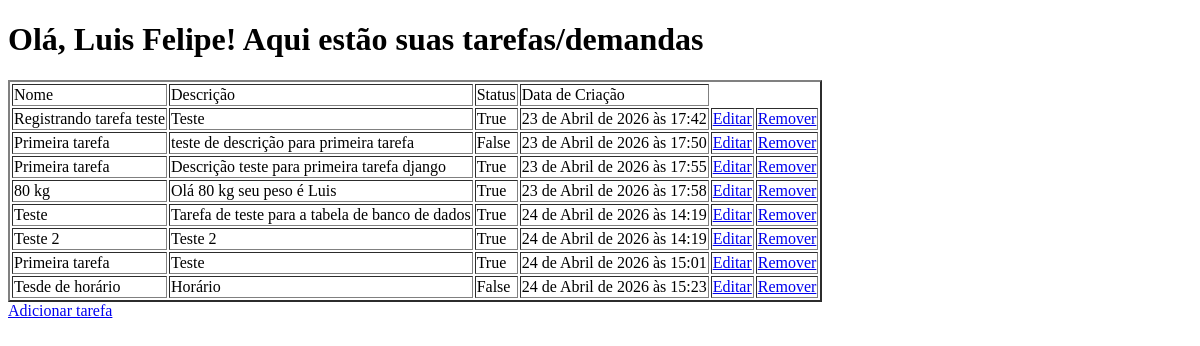
Page /tarefas/ on the earlier database version.
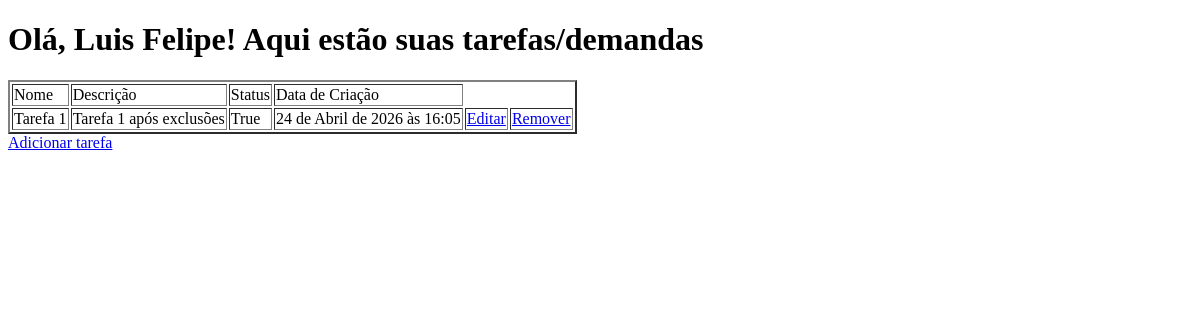
Same page on the later database version.
### tarefas/models.py (models this page shows, shortened)
class tarefaModel(models.Model): #precisa herdar de models.Model para ser reconhecida como um modelo do Django
    nome = models.CharField(max_length=100) #campo de texto com limite de 100 caracteres
    descricao = models.TextField(null = True, blank = True) #campo de texto não obrigatório
    concluido = models.BooleanField(default=False) #campo booleano para indicar se a tarefa foi concluída ou não
    data_criacao = models.DateTimeField(auto_now_add=True) #campo de data e hora que é preenchido automaticamente com a data e hora atual quando a tarefa é criada

### tarefas/views.py (the view)
# urls.py: path('', views.tarefas_home, name='home'),
def tarefas_home(request):
    contexto = {
        "nome" : "Luis Felipe",
        "tarefas": tarefaModel.objects.all() #consulta ao banco de dados para obter todas as tarefas cadastradas e passar para o template HTML
    }
    return render(request, 'tarefas/home.html', contexto)

### templates/tarefas/home.html (shortened to what this page needs)
<!DOCTYPE html>
<html lang="pt-br">
    <head>
        <link rel="stylesheet" href="">
    </head>
    <body>
        <h1>Olá, {{ nome }}! Aqui estão suas tarefas/demandas</h1>
        <table border="2">
            <thead>
               <td>Nome</td>
               <td>Descrição</td>
               <td>Status</td>
               <td>Data de Criação</td>
            </thead>
            <tbody>
                {% for tarefa in tarefas%}
                    <tr>
                        <td>{{ tarefa.nome }}</td>
                        <td>{{ tarefa.descricao }}</td>
                        <td>{{ tarefa.concluido }}</td>
                        <td>{{ tarefa.data_criacao }}</td>
                        <td><a href="{% url 'tarefas:editar_tarefas' tarefa.id %}">Editar</a></td>
                        <td><a href="{% url 'tarefas:remover_tarefas' tarefa.id %}">Remover</a></td>
                    </tr>
                {% endfor %}
            </tbody>
        </table>
        <a href="{% url 'tarefas:registrar_tarefas' %}">Adicionar tarefa</a>
    </body>
</html>

Differences in the rows shown:
removed tarefaModel: nome "Registrando tarefa teste", descricao "Teste", concluido "True", data_criacao "23 de Abril de 2026 às 17:42"
removed tarefaModel: nome "Primeira tarefa", descricao "teste de descrição para primeira tarefa", concluido "False", data_criacao "23 de Abril de 2026 às 17:50"
removed tarefaModel: nome "Primeira tarefa", descricao "Descrição teste para primeira tarefa django", concluido "True", data_criacao "23 de Abril de 2026 às 17:55"
removed tarefaModel: nome "80 kg", descricao "Olá 80 kg seu peso é Luis", concluido "True", data_criacao "23 de Abril de 2026 às 17:58"
removed tarefaModel: nome "Teste", descricao "Tarefa de teste para a tabela de banco de dados", concluido "True", data_criacao "24 de Abril de 2026 às 14:19"
removed tarefaModel: nome "Teste 2", descricao "Teste 2", concluido "True", data_criacao "24 de Abril de 2026 às 14:19"
removed tarefaModel: nome "Primeira tarefa", descricao "Teste", concluido "True", data_criacao "24 de Abril de 2026 às 15:01"
removed tarefaModel: nome "Tesde de horário", descricao "Horário", concluido "False", data_criacao "24 de Abril de 2026 às 15:23"
added tarefaModel: nome "Tarefa 1", descricao "Tarefa 1 após exclusões", concluido "True", data_criacao "24 de Abril de 2026 às 16:05"
